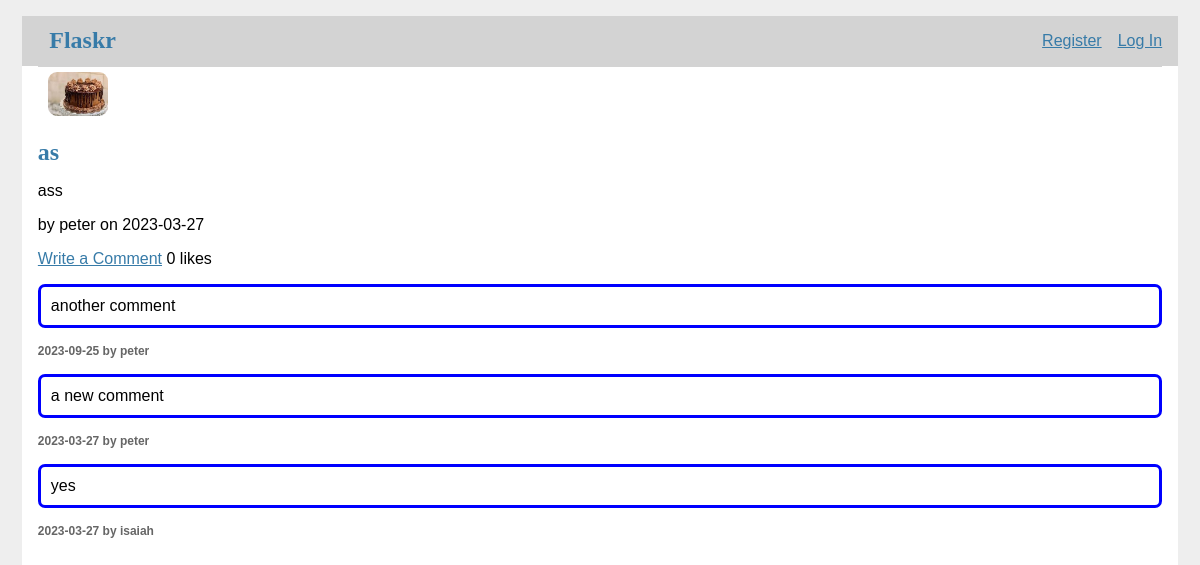
Page /3/detail on the committed database.
### tables this page shows
CREATE TABLE post (
  id INTEGER PRIMARY KEY AUTOINCREMENT,
  author_id INTEGER NOT NULL,
  created TIMESTAMP NOT NULL DEFAULT CURRENT_TIMESTAMP,
  title TEXT NOT NULL,
  body TEXT NOT NULL,
  image varchar(100) not null,
  like INTEGER NULL DEFAULT (0),
  FOREIGN KEY (like) REFERENCES user (id) on delete cascade
  FOREIGN KEY (author_id) REFERENCES user (id)
);

CREATE TABLE user (
  id INTEGER PRIMARY KEY AUTOINCREMENT,
  username TEXT UNIQUE NOT NULL,
  password TEXT NOT NULL
);

CREATE TABLE comment (
id integer PRIMARY KEY AUTOINCREMENT,
created TIMESTAMP NOT NULL DEFAULT CURRENT_TIMESTAMP,
author_id integer NOT NULL,
active boolean NOT NULL DEFAULT TRUE,
body text NOT NULL,
FOREIGN KEY (author_id) references post(id) on delete cascade
FOREIGN KEY (author_id) references user(id)
);

### flaskr/blog.py (the view)
@bp.route("/<int:id>/detail")
def detail(id):
    db = get_db()
    comments = db.execute(
        'select p.id, body, created, author_id, username'
        ' from comment p join user u on p.author_id = u.id'
        ' order by created desc'
    ).fetchall()
    post = get_post(id, check_author=False)
    if post is None:
        abort(404, f"Post id {id} doesn't exist.")
    return render_template('blog/detail.html', post=post, comments=comments)

### flaskr/auth.py (called while the page is built)
@bp.before_app_request
def load_logged_in_user():
    user_id = session.get("user_id")
    if user_id is None:
        g.user = None
    else:
        g.user = (
            get_db().execute("SELECT * FROM user WHERE id = ?", (user_id,)).fetchone()
        )

### flaskr/blog.py (called while the page is built)
def get_post(id, check_author=True):
    post = (
        get_db()
        .execute(
            "SELECT p.id,p.like, title, body,image, created, author_id, username"
            " FROM post p JOIN user u ON p.author_id = u.id"
            " WHERE p.id = ?",
            (id,),
        )
        .fetchone()
    )
    if post is None:
        abort(404, f"Post id {id} doesn't exist.")
    if check_author and post["author_id"] != g.user["id"]:
        abort(403)
    return post

### flaskr/db.py (called while the page is built)
def get_db():
    if "db" not in g:
        g.db = sqlite3.connect(
            current_app.config["DATABASE"], detect_types=sqlite3.PARSE_DECLTYPES
        )
        g.db.row_factory = sqlite3.Row
    return g.db

### flaskr/templates/blog/detail.html
{% extends 'base.html' %}
{% block content %}
    <img src="{{ url_for('blog.uploaded_file', filename=post['image']) }}">
    <h1>{{ post['title'] }}</h1>
    <p class="body">{{ post['body'] }}</p>
    <span>by {{post['username']}} on {{post['created'].strftime('%Y-%m-%d')}}</span>
    <p><a class="action" href="{{ url_for('blog.comment', id=post['id']) }}">Write a Comment</a> {{post['like']}} likes</p>
    {% for comment in comments %}
        <p id="comment">{{ comment['body'] }}</p>
        <p id="comment_info">{{ comment['created'].strftime('%Y-%m-%d') }} by {{ comment['username'] }}</p>
        {% endfor %}
{% endblock %}

### flaskr/static/style.css (style rules this page uses)
img { margin: 5px 10px 3px 10px; width: 60px; border-radius: 9px; }
p#comment { border-style: solid ; border-color: blue; border-radius: 7px; padding: 10px; }
p#comment_info { font-weight:bold; font-size: 12px; color: #666; }
h1, h2, h3, h4, h5, h6 { font-family: serif; color: #377ba8; margin: 1rem 0; }
a { color: #377ba8; }
p { text-align: justify; }

### rows in the picture
post: image (picture), title "as", body "ass", created "2023-03-27", like "0"
user: username "peter"
comment: body "another comment", created "2023-09-25", username "peter"
comment: body "a new comment", created "2023-03-27", username "peter"
comment: body "yes", created "2023-03-27", username "isaiah"
